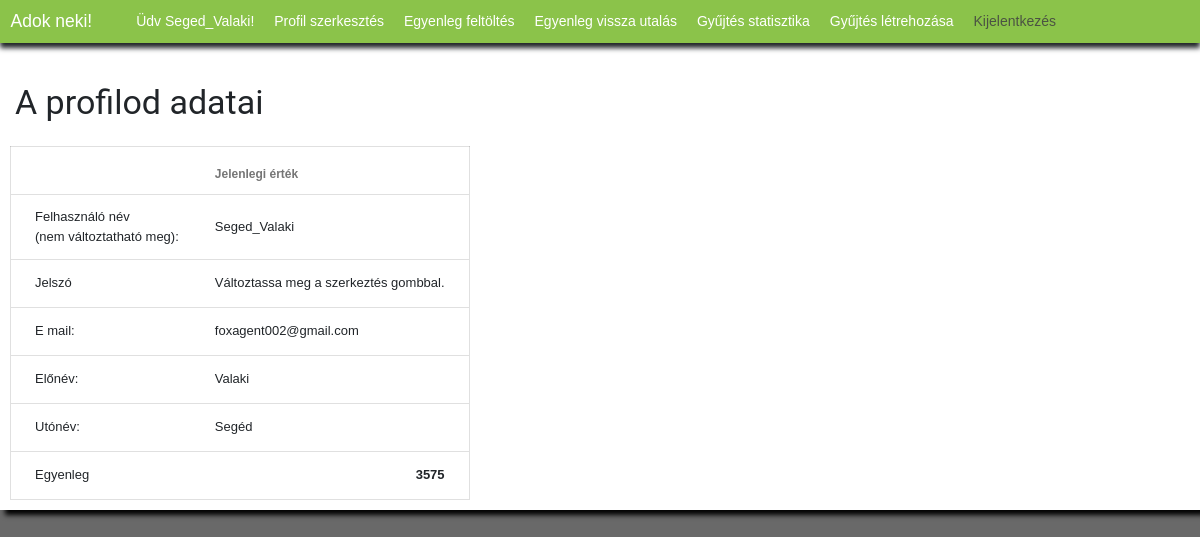
/profil/ (signed in), run on an earlier commit of the app's database.
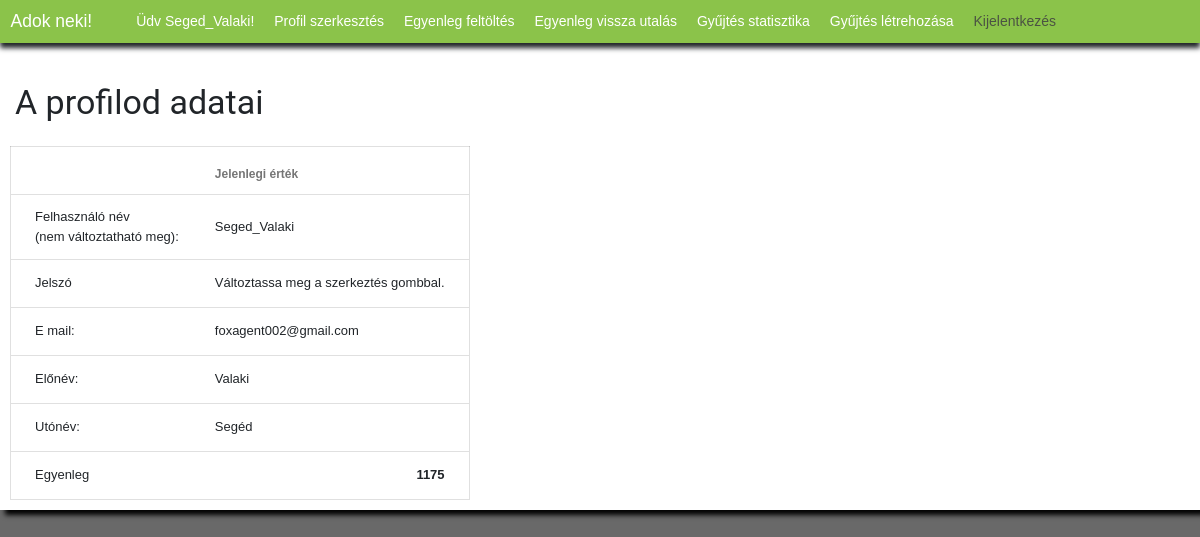
And on a later commit of the database.
### app/models.py (models this page shows, shortened)
class felhasznalo(models.Model):
    becenev = models.ForeignKey(
        settings.AUTH_USER_MODEL, on_delete=models.CASCADE)
    egyenleg = models.IntegerField(default=0)
    class Meta:
        ordering = ["id"]

### app/views.py (the view)
# urls.py: path("profil/", views.profil, name="profil"),
def profil(request):
    assert isinstance(request, HttpRequest)
    felhasznaloAlapertelmezett = User.objects.get(id=request.user.id)
    felhasznaloKiegeszito = felhasznalo.objects.get(becenev=request.user.id)
    return render(request, "templates/app/profil.html", {"cim": "Adok neki! - Profil", "felhasznaloAlapertelmezett": felhasznaloAlapertelmezett, "felhasznaloKiegeszito": felhasznaloKiegeszito})

### app/templates/app/profil.html (shortened to what this page needs)
{% extends "templates/app/layout/layout_nav.html" %}
{% block content %}
{% if user.is_authenticated %}
<div id="profilAdat" clas="mdl-grid">
	<div id="doboz" class="mdl-tabs__panel is active">
		<h3 id="dobozcim">A profilod adatai</h3>
		<table class="mdl-data-table mdl-js-data-table">
			<thead>
				<th class="mdl-data-table__cell--non-numeric"></th>
				<th class="mdl-data-table__cell--non-numeric">Jelenlegi érték</th>
			</thead>
			<tr>
				<td class="mdl-data-table__cell--non-numeric">Felhasználó név<br>(nem változtatható meg):</td>
				<td class="mdl-data-table__cell--non-numeric">{{felhasznaloAlapertelmezett.username}}</td>
			</tr>
			<tr>
				<td class="mdl-data-table__cell--non-numeric">Jelszó</td>
				<td class="mdl-data-table__cell--non-numeric">Változtassa meg a szerkeztés gombbal.</td>
			</tr>
			<tr>
				<td class="mdl-data-table__cell--non-numeric">E mail:</td>
				<td class="mdl-data-table__cell--non-numeric">{{felhasznaloAlapertelmezett.email}}</td>
			</tr>
			<tr>
				<td class="mdl-data-table__cell--non-numeric">Előnév:</td>
				<td class="mdl-data-table__cell--non-numeric">{{felhasznaloAlapertelmezett.first_name}}</td>
			</tr>
			<tr>
				<td class="mdl-data-table__cell--non-numeric">Utónév:</td>
				<td class="mdl-data-table__cell--non-numeric">{{felhasznaloAlapertelmezett.last_name}}</td>
			</tr>
			<tr>
				<td class="mdl-data-table__cell--non-numeric">Egyenleg</td>
				<td class="mdl-data-table__cell"><strong>{{felhasznaloKiegeszito.egyenleg}}</strong></td>
			</tr>
		</table>
	</div>
</div>
{% else %}
<p id="alternativValasz">Úgy tűnik, hogy nem vagy bejelentkezve! <a href="{% url 'bejelentkezes' %}">Jelentkezz be</a>
	az oldal megtekintéséhez!</p>
{% endif %}
{% endblock %}

What changed in the data, as far as the page shows it:
changed felhasznalo: egyenleg "3575" → "1175"
